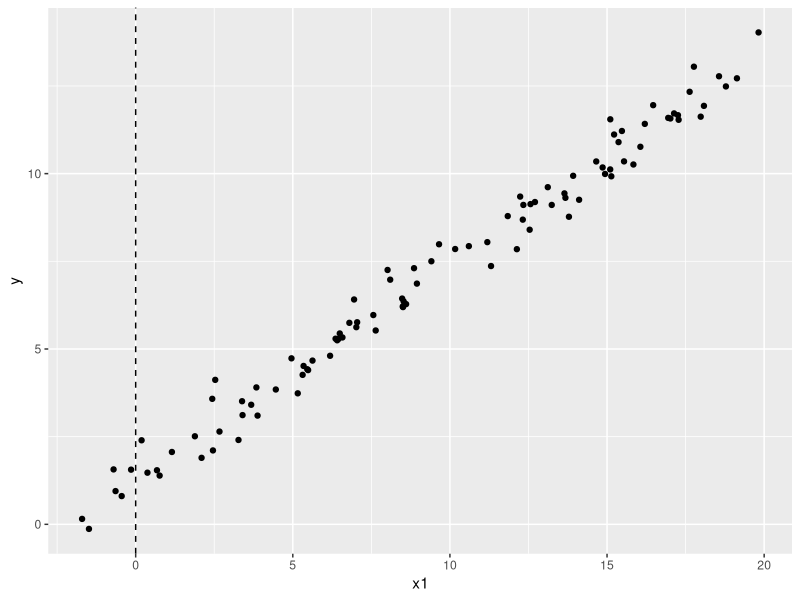
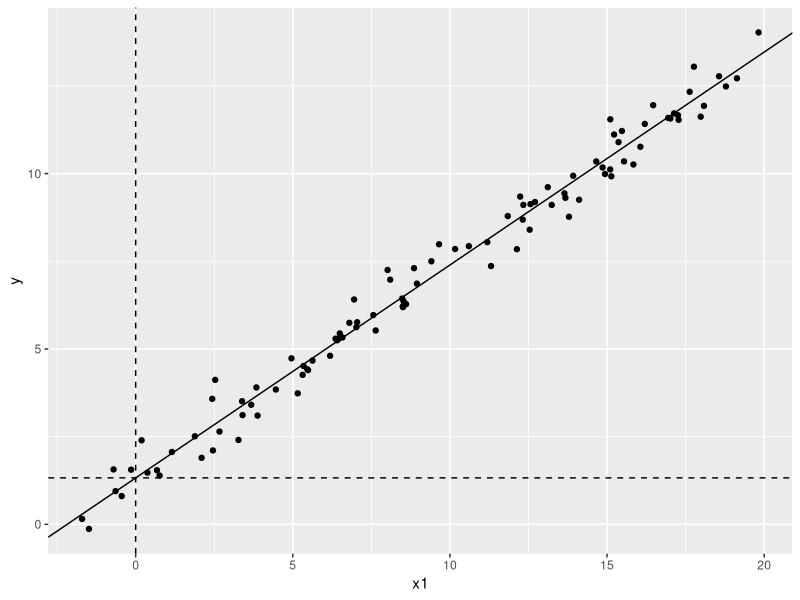
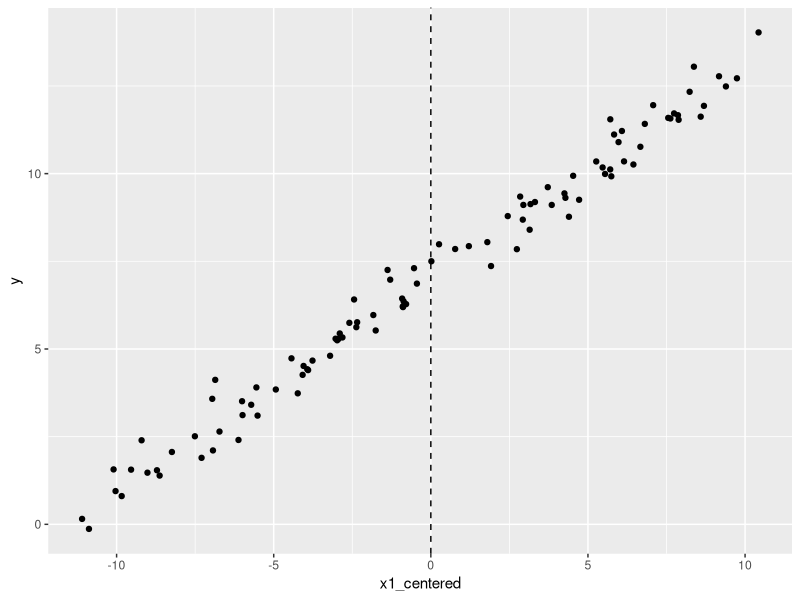
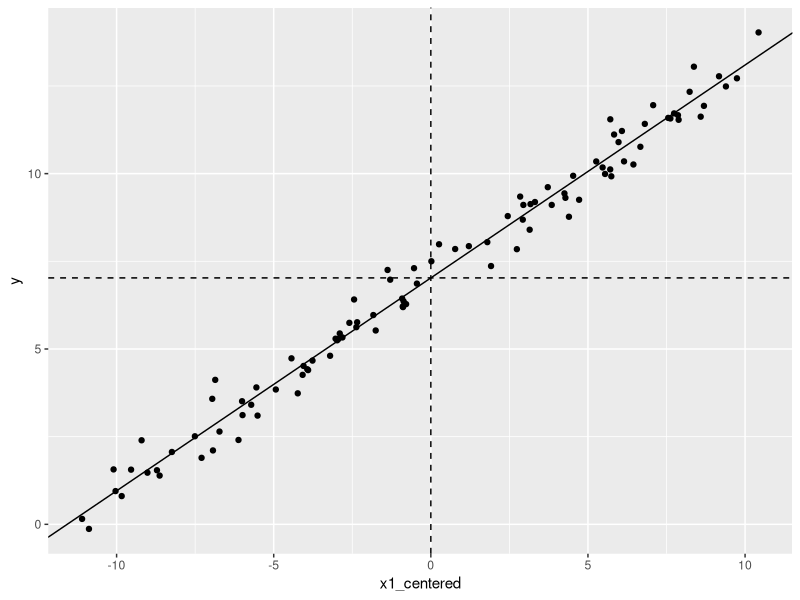
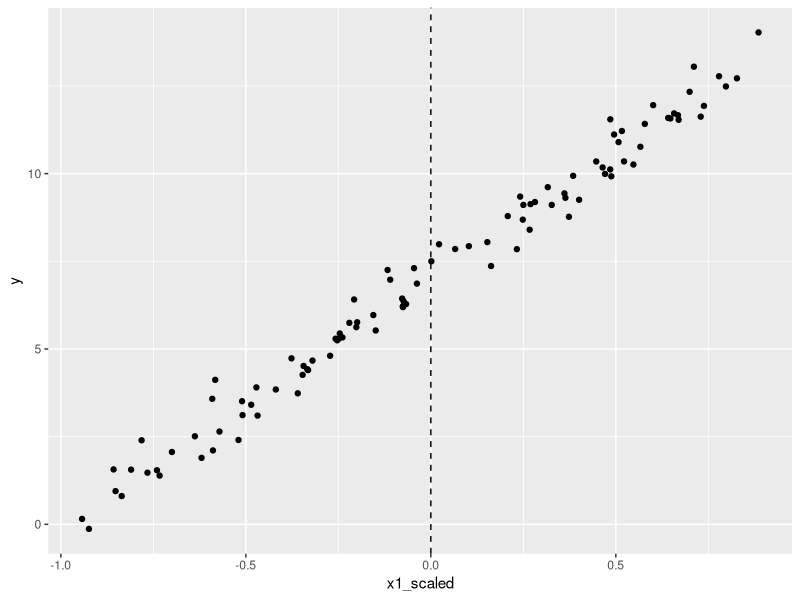
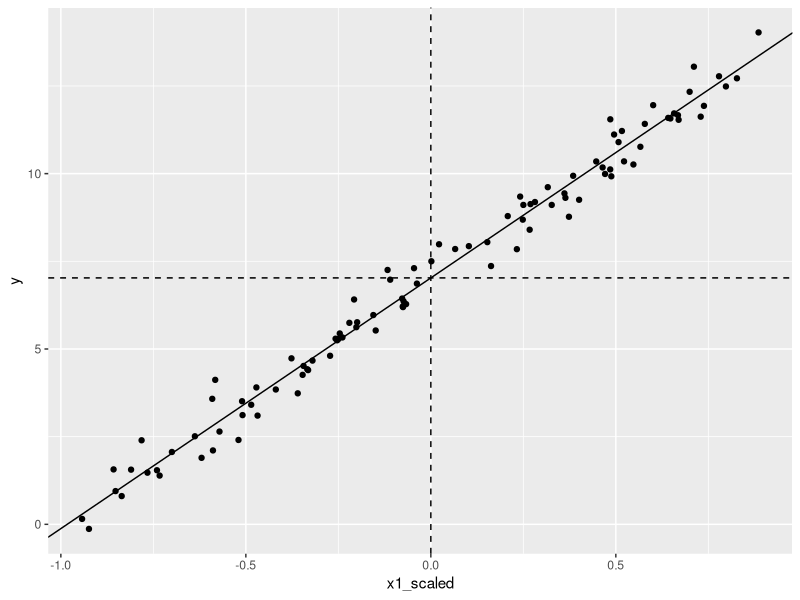
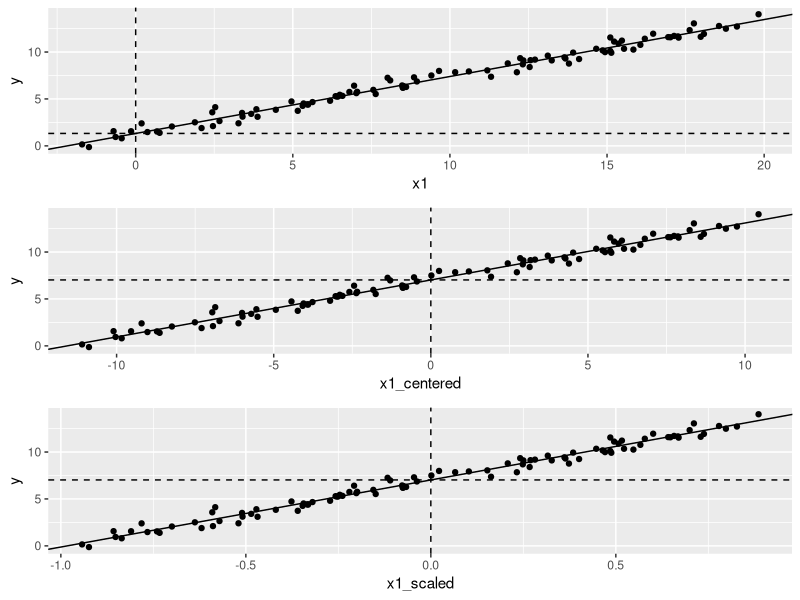
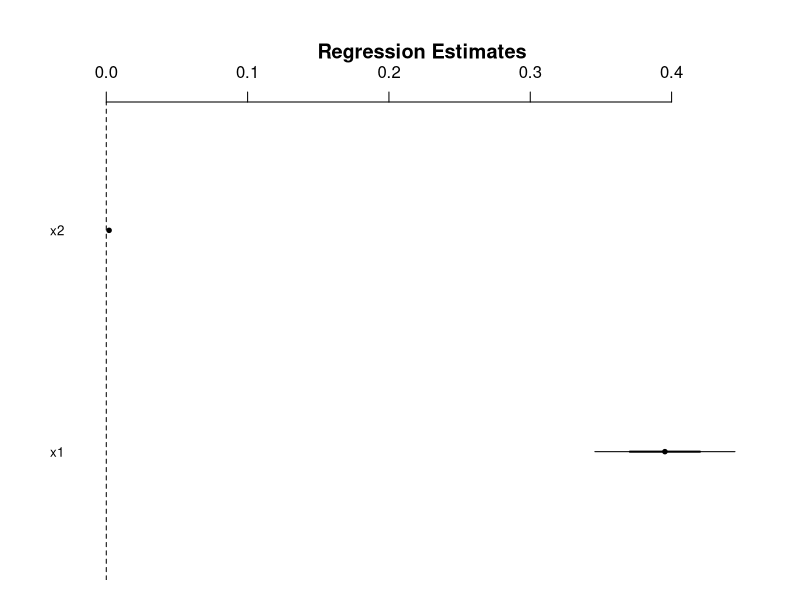

Recreate these plots in R, in order.
## ---- chunk 1
library(dplyr)
set.seed(1)
b0 <- 1.4 # intercept
b1 <- 0.6 # continuous slope
sigma <- 0.5 # residual standard deviation
N <- 100 # number of data points
x1 <- runif(N, -2, 20) # continuous predictor data

# generate response data:
y <- rnorm(N, mean = b0 + b1 * x1, sd = sigma)
dat <- data.frame(x1, y)
head(dat)
## ---- chunk 2
library(ggplot2)
g <- ggplot(dat, aes(x1, y)) + geom_point() +
  geom_vline(xintercept = 0, lty = 2)
print(g)
## ---- chunk 3
m <- lm(y ~ x1, data = dat)
coef(m)
g <- g + geom_abline(intercept = coef(m)[1], slope = coef(m)[2]) +
  geom_hline(yintercept = coef(m)[1], lty = 2)
print(g)
## ---- chunk 4
dat <- mutate(dat, x1_centered = x1 - mean(x1))
g_centered <- ggplot(dat, aes(x1_centered, y)) + geom_point() +
  geom_vline(xintercept = 0, lty = 2)
print(g_centered)
m_centered <- lm(y ~ x1_centered, data = dat)
coef(m_centered)

g_centered <- g_centered + 
  geom_hline(yintercept = coef(m_centered)[1], lty = 2) +
  geom_abline(intercept = coef(m_centered)[1], slope = coef(m_centered)[2])
print(g_centered)
## ---- chunk 5
scale2sd <- function(x) {
  x <- x - mean(x)
  x / (2 * sd(x))
}
dat$x1_scaled <- scale2sd(x1)
g_scaled <- ggplot(dat, aes(x1_scaled, y)) + geom_point() +
  geom_vline(xintercept = 0, lty = 2)
print(g_scaled)
m_scaled <- lm(y ~ x1_scaled, data = dat)
coef(m_scaled)
int <- coef(m_scaled)[1][[1]]
slope <- coef(m_scaled)[2][[1]]

slope / (2*sd(x1))
coef(m)[2]

g_scaled <- g_scaled + 
  geom_hline(yintercept = coef(m_scaled)[1], lty = 2) +
  geom_abline(intercept = coef(m_scaled)[1], slope = coef(m_scaled)[2])
print(g_scaled)
## ---- chunk 6
gridExtra::grid.arrange(g, g_centered, g_scaled, ncol = 1)
## ---- chunk 7
set.seed(1)
b0 <- 1.4 # intercept
b1 <- 0.4 # continuous slope
b2 <- 2
sigma <- 1.5 # residual standard deviation
N <- 100 # number of data points
x1 <- runif(N, -2, 20) # continuous predictor data
x2 <- runif(N, -2, 20) # continuous predictor data

# generate response data:
y <- rnorm(N, mean = b0 + b1 * x1 + b2 * x2, sd = sigma)
dat <- data.frame(x1, x2 = x2 * 1000, y)
head(dat)
## ---- chunk 8
m <- lm(y ~ x1 + x2, data = dat)
coef(m)
arm::coefplot(m)

# arm::coefplot(arm::standardize(m))
## ---- chunk 9
dat <- mutate(dat, x1_scaled = scale2sd(x1), x2_scaled = scale2sd(x2))
m_scaled <- lm(y ~ x1_scaled + x2_scaled, data = dat)
arm::coefplot(m_scaled)
coef(m_scaled)
## ---- chunk 10
set.seed(999)
b0 <- 1.4 # intercept
b1 <- 0.2 # continuous slope
b2 <- 1.7 # factor level 1 coefficient
b1.2 <- 0.5 # interaction between b1 and b2
sigma <- 0.6 # residual standard deviation
N <- 25 # number of data points

x1 <- runif(N, 0, 20) # continuous predictor data
x2 <- rbinom(N, size = 1, prob = 0.4) # binary predictor data

# generate response data:
y <- rnorm(N, mean = b0 +
  b1 * x1 +
  b2 * x2 +
  x1 * x2 * b1.2,
  sd = sigma)
dat <- data.frame(x1, x2 = x2, y)
head(dat)
## ---- chunk 11
ggplot(dat, aes(x1, y, colour = as.factor(x2))) + geom_point()
## ---- chunk 12
m <- lm(y ~ x1 * x2, data = dat)
m_no_inter <- lm(y ~ x1 + x2, data = dat)
m2 <- lm(y ~ x1 + x1:x2, data = dat)
round(coef(m), 2)
round(coef(m_no_inter), 2)
## ---- chunk 13
dat <- mutate(dat, x2_cent = x2 - mean(x2), x1_cent = x1 - mean(x1))
select(dat, x2, x2_cent) %>% head()
## ---- chunk 14
m_center <- lm(y ~ x1_cent * x2_cent, data = dat)
m_center_no_inter <- lm(y ~ x1_cent + x2_cent, data = dat)
round(coef(m_center), 2)
round(coef(m_center_no_inter), 2)
## ---- chunk 15
g1 <- ggplot(dat, aes(x1, y, colour = as.factor(x2))) + geom_point() +
  geom_abline(
    intercept = coef(m_no_inter)[1], 
    slope = coef(m_no_inter)[2]) +
  ggtitle("Raw predictors, no interaction")
g2 <- ggplot(dat, aes(x1_cent, y, colour = as.factor(x2))) + geom_point() +
  geom_abline(
    intercept = coef(m_center_no_inter)[1], 
    slope = coef(m_center_no_inter)[2]) +
  ggtitle("Centered, no interaction")
gridExtra::grid.arrange(g1, g2)
